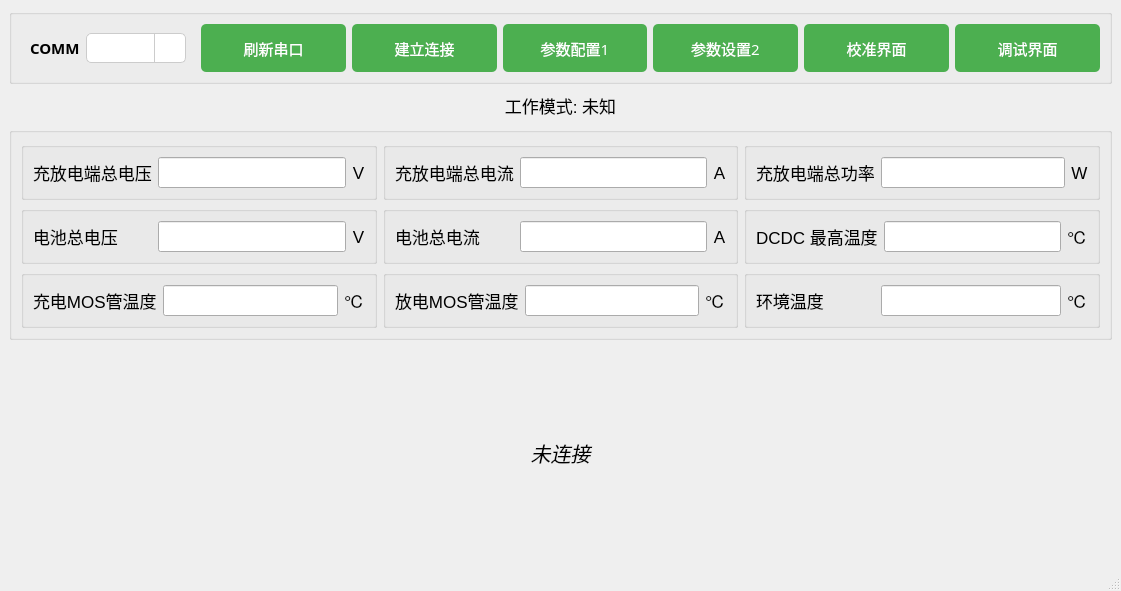
<?xml version="1.0" encoding="UTF-8"?>
<ui version="4.0">
 <class>MainWindow</class>
 <widget class="QMainWindow" name="MainWindow">
  <property name="geometry">
   <rect>
    <x>0</x>
    <y>0</y>
    <width>1121</width>
    <height>591</height>
   </rect>
  </property>
  <property name="windowTitle">
   <string>MainWindow</string>
  </property>
  <property name="windowIcon">
   <iconset resource="res.qrc">
    <normaloff>:/images/images/battery_monitoring_system_icon.ico</normaloff>:/images/images/battery_monitoring_system_icon.ico</iconset>
  </property>
  <widget class="QWidget" name="centralwidget">
   <layout class="QVBoxLayout" name="verticalLayout">
    <item>
     <widget class="QGroupBox" name="groupBox_33">
      <property name="minimumSize">
       <size>
        <width>0</width>
        <height>69</height>
       </size>
      </property>
      <property name="maximumSize">
       <size>
        <width>16777215</width>
        <height>99</height>
       </size>
      </property>
      <property name="styleSheet">
       <string notr="true"/>
      </property>
      <property name="title">
       <string/>
      </property>
      <layout class="QHBoxLayout" name="horizontalLayout_19">
       <item>
        <widget class="QGroupBox" name="groupBox_35">
         <property name="minimumSize">
          <size>
           <width>150</width>
           <height>30</height>
          </size>
         </property>
         <property name="maximumSize">
          <size>
           <width>250</width>
           <height>16777215</height>
          </size>
         </property>
         <property name="styleSheet">
          <string notr="true">QGroupBox {
    border: none
}
</string>
         </property>
         <property name="title">
          <string/>
         </property>
         <layout class="QHBoxLayout" name="horizontalLayout_30">
          <item>
           <widget class="QLabel" name="label_38">
            <property name="maximumSize">
             <size>
              <width>55</width>
              <height>16777215</height>
             </size>
            </property>
            <property name="font">
             <font>
              <family>Microsoft YaHei</family>
              <pointsize>-1</pointsize>
              <bold>true</bold>
             </font>
            </property>
            <property name="styleSheet">
             <string notr="true">QLabel {
    font-size: 15px; /* 字体大小 */
    font-weight: bold; /* 加粗 */
    text-align: center; /* 文本居中 */
}
</string>
            </property>
            <property name="text">
             <string>COMM</string>
            </property>
           </widget>
          </item>
          <item>
           <widget class="QComboBox" name="comboBox_2">
            <property name="minimumSize">
             <size>
              <width>100</width>
              <height>30</height>
             </size>
            </property>
            <property name="maximumSize">
             <size>
              <width>150</width>
              <height>30</height>
             </size>
            </property>
            <property name="font">
             <font>
              <family>Microsoft YaHei</family>
             </font>
            </property>
            <property name="styleSheet">
             <string notr="true">QComboBox {
    border: 1px solid #cccccc; /* 边框 */
    border-radius: 5px;
    background-color: #ffffff;
}
QComboBox::drop-down {
    border-left: 1px solid #cccccc; /* 下拉按钮的边框 */
    width: 30px;
}
QComboBox::down-arrow {
    image: url(:/icons/images/arrow_down.png); /* 您可以替换为您自己的下拉箭头图标 */
}
</string>
            </property>
            <item>
             <property name="text">
              <string/>
             </property>
            </item>
            <item>
             <property name="text">
              <string/>
             </property>
            </item>
           </widget>
          </item>
         </layout>
        </widget>
       </item>
       <item>
        <widget class="QPushButton" name="connBtn_2">
         <property name="minimumSize">
          <size>
           <width>0</width>
           <height>0</height>
          </size>
         </property>
         <property name="maximumSize">
          <size>
           <width>150</width>
           <height>50</height>
          </size>
         </property>
         <property name="font">
          <font>
           <family>Microsoft YaHei</family>
           <pointsize>-1</pointsize>
          </font>
         </property>
         <property name="styleSheet">
          <string notr="true">QPushButton {
    background-color: #4CAF50;
    color: white;
    border: none;
    border-radius: 5px;
    font-size: 15px;
}

QPushButton:hover {
    background-color: #45a049;
}

QPushButton:pressed {
    background-color: #388E3C; /* 改变颜色，表示按下状态 */
    border: 1px solid #2E7D32; /* 添加一个边框，提升立体感 */
}
</string>
         </property>
         <property name="text">
          <string>刷新串口</string>
         </property>
        </widget>
       </item>
       <item>
        <widget class="QPushButton" name="connBtn">
         <property name="minimumSize">
          <size>
           <width>0</width>
           <height>0</height>
          </size>
         </property>
         <property name="maximumSize">
          <size>
           <width>150</width>
           <height>50</height>
          </size>
         </property>
         <property name="font">
          <font>
           <family>Microsoft YaHei</family>
           <pointsize>-1</pointsize>
          </font>
         </property>
         <property name="styleSheet">
          <string notr="true">QPushButton {
    background-color: #4CAF50;
    color: white;
    border: none;
    border-radius: 5px;
    font-size: 15px;
}

QPushButton:hover {
    background-color: #45a049;
}

QPushButton:pressed {
    background-color: #388E3C; /* 改变颜色，表示按下状态 */
    border: 1px solid #2E7D32; /* 添加一个边框，提升立体感 */
}
</string>
         </property>
         <property name="text">
          <string>建立连接</string>
         </property>
        </widget>
       </item>
       <item>
        <widget class="QPushButton" name="pushButton_4">
         <property name="minimumSize">
          <size>
           <width>0</width>
           <height>0</height>
          </size>
         </property>
         <property name="maximumSize">
          <size>
           <width>150</width>
           <height>50</height>
          </size>
         </property>
         <property name="font">
          <font>
           <family>Microsoft YaHei</family>
           <pointsize>-1</pointsize>
          </font>
         </property>
         <property name="styleSheet">
          <string notr="true">QPushButton {
    background-color: #4CAF50;
    color: white;
    border: none;
    border-radius: 5px;
    font-size: 15px;
}

QPushButton:hover {
    background-color: #45a049;
}

QPushButton:pressed {
    background-color: #388E3C; /* 改变颜色，表示按下状态 */
    border: 1px solid #2E7D32; /* 添加一个边框，提升立体感 */
}
</string>
         </property>
         <property name="text">
          <string>参数配置1</string>
         </property>
        </widget>
       </item>
       <item>
        <widget class="QPushButton" name="pushButton_5">
         <property name="minimumSize">
          <size>
           <width>0</width>
           <height>0</height>
          </size>
         </property>
         <property name="maximumSize">
          <size>
           <width>150</width>
           <height>50</height>
          </size>
         </property>
         <property name="font">
          <font>
           <family>Microsoft YaHei</family>
           <pointsize>-1</pointsize>
          </font>
         </property>
         <property name="styleSheet">
          <string notr="true">QPushButton {
    background-color: #4CAF50;
    color: white;
    border: none;
    border-radius: 5px;
    font-size: 15px;
}

QPushButton:hover {
    background-color: #45a049;
}

QPushButton:pressed {
    background-color: #388E3C; /* 改变颜色，表示按下状态 */
    border: 1px solid #2E7D32; /* 添加一个边框，提升立体感 */
}
</string>
         </property>
         <property name="text">
          <string>参数设置2</string>
         </property>
        </widget>
       </item>
       <item>
        <widget class="QPushButton" name="pushButton_8">
         <property name="minimumSize">
          <size>
           <width>0</width>
           <height>0</height>
          </size>
         </property>
         <property name="maximumSize">
          <size>
           <width>150</width>
           <height>50</height>
          </size>
         </property>
         <property name="font">
          <font>
           <family>Microsoft YaHei</family>
           <pointsize>-1</pointsize>
          </font>
         </property>
         <property name="styleSheet">
          <string notr="true">QPushButton {
    background-color: #4CAF50;
    color: white;
    border: none;
    border-radius: 5px;
    font-size: 15px;
}

QPushButton:hover {
    background-color: #45a049;
}

QPushButton:pressed {
    background-color: #388E3C; /* 改变颜色，表示按下状态 */
    border: 1px solid #2E7D32; /* 添加一个边框，提升立体感 */
}
</string>
         </property>
         <property name="text">
          <string>校准界面</string>
         </property>
        </widget>
       </item>
       <item>
        <widget class="QPushButton" name="pushButton_6">
         <property name="minimumSize">
          <size>
           <width>0</width>
           <height>0</height>
          </size>
         </property>
         <property name="maximumSize">
          <size>
           <width>150</width>
           <height>50</height>
          </size>
         </property>
         <property name="font">
          <font>
           <family>Microsoft YaHei</family>
           <pointsize>-1</pointsize>
          </font>
         </property>
         <property name="styleSheet">
          <string notr="true">QPushButton {
    background-color: #4CAF50;
    color: white;
    border: none;
    border-radius: 5px;
    font-size: 15px;
}

QPushButton:hover {
    background-color: #45a049;
}

QPushButton:pressed {
    background-color: #388E3C; /* 改变颜色，表示按下状态 */
    border: 1px solid #2E7D32; /* 添加一个边框，提升立体感 */
}
</string>
         </property>
         <property name="text">
          <string>调试界面</string>
         </property>
        </widget>
       </item>
      </layout>
     </widget>
    </item>
    <item>
     <widget class="QLabel" name="label_39">
      <property name="minimumSize">
       <size>
        <width>0</width>
        <height>31</height>
       </size>
      </property>
      <property name="maximumSize">
       <size>
        <width>16777215</width>
        <height>31</height>
       </size>
      </property>
      <property name="font">
       <font>
        <pointsize>13</pointsize>
       </font>
      </property>
      <property name="text">
       <string>工作模式: 未知</string>
      </property>
      <property name="alignment">
       <set>Qt::AlignCenter</set>
      </property>
     </widget>
    </item>
    <item>
     <widget class="QGroupBox" name="groupBox">
      <property name="title">
       <string/>
      </property>
      <layout class="QGridLayout" name="gridLayout">
       <item row="0" column="0">
        <widget class="QGroupBox" name="groupBox_9">
         <property name="title">
          <string/>
         </property>
         <layout class="QHBoxLayout" name="horizontalLayout_17">
          <item>
           <widget class="QLabel" name="label_33">
            <property name="minimumSize">
             <size>
              <width>119</width>
              <height>31</height>
             </size>
            </property>
            <property name="font">
             <font>
              <pointsize>13</pointsize>
             </font>
            </property>
            <property name="text">
             <string>充放电端总电压</string>
            </property>
            <property name="alignment">
             <set>Qt::AlignLeading|Qt::AlignLeft|Qt::AlignVCenter</set>
            </property>
           </widget>
          </item>
          <item>
           <widget class="QLineEdit" name="lineEdit_0">
            <property name="minimumSize">
             <size>
              <width>0</width>
              <height>31</height>
             </size>
            </property>
            <property name="readOnly">
             <bool>true</bool>
            </property>
           </widget>
          </item>
          <item>
           <widget class="QLabel" name="label_34">
            <property name="minimumSize">
             <size>
              <width>0</width>
              <height>31</height>
             </size>
            </property>
            <property name="font">
             <font>
              <pointsize>13</pointsize>
             </font>
            </property>
            <property name="text">
             <string>V</string>
            </property>
            <property name="alignment">
             <set>Qt::AlignCenter</set>
            </property>
           </widget>
          </item>
         </layout>
        </widget>
       </item>
       <item row="0" column="1">
        <widget class="QGroupBox" name="groupBox_2">
         <property name="title">
          <string/>
         </property>
         <layout class="QHBoxLayout" name="horizontalLayout_11">
          <item>
           <widget class="QLabel" name="label_21">
            <property name="minimumSize">
             <size>
              <width>119</width>
              <height>31</height>
             </size>
            </property>
            <property name="font">
             <font>
              <pointsize>13</pointsize>
             </font>
            </property>
            <property name="text">
             <string>充放电端总电流</string>
            </property>
            <property name="alignment">
             <set>Qt::AlignLeading|Qt::AlignLeft|Qt::AlignVCenter</set>
            </property>
           </widget>
          </item>
          <item>
           <widget class="QLineEdit" name="lineEdit_1">
            <property name="minimumSize">
             <size>
              <width>0</width>
              <height>31</height>
             </size>
            </property>
            <property name="readOnly">
             <bool>true</bool>
            </property>
           </widget>
          </item>
          <item>
           <widget class="QLabel" name="label_22">
            <property name="minimumSize">
             <size>
              <width>0</width>
              <height>31</height>
             </size>
            </property>
            <property name="font">
             <font>
              <pointsize>13</pointsize>
             </font>
            </property>
            <property name="text">
             <string>A</string>
            </property>
            <property name="alignment">
             <set>Qt::AlignCenter</set>
            </property>
           </widget>
          </item>
         </layout>
        </widget>
       </item>
       <item row="0" column="2">
        <widget class="QGroupBox" name="groupBox_3">
         <property name="title">
          <string/>
         </property>
         <layout class="QHBoxLayout" name="horizontalLayout_14">
          <item>
           <widget class="QLabel" name="label_27">
            <property name="minimumSize">
             <size>
              <width>119</width>
              <height>31</height>
             </size>
            </property>
            <property name="font">
             <font>
              <pointsize>13</pointsize>
             </font>
            </property>
            <property name="text">
             <string>充放电端总功率</string>
            </property>
            <property name="alignment">
             <set>Qt::AlignLeading|Qt::AlignLeft|Qt::AlignVCenter</set>
            </property>
           </widget>
          </item>
          <item>
           <widget class="QLineEdit" name="lineEdit_2">
            <property name="minimumSize">
             <size>
              <width>0</width>
              <height>31</height>
             </size>
            </property>
            <property name="readOnly">
             <bool>true</bool>
            </property>
           </widget>
          </item>
          <item>
           <widget class="QLabel" name="label_28">
            <property name="minimumSize">
             <size>
              <width>0</width>
              <height>31</height>
             </size>
            </property>
            <property name="font">
             <font>
              <pointsize>13</pointsize>
             </font>
            </property>
            <property name="text">
             <string>W</string>
            </property>
            <property name="alignment">
             <set>Qt::AlignCenter</set>
            </property>
           </widget>
          </item>
         </layout>
        </widget>
       </item>
       <item row="1" column="0">
        <widget class="QGroupBox" name="groupBox_6">
         <property name="title">
          <string/>
         </property>
         <layout class="QHBoxLayout" name="horizontalLayout_12">
          <item>
           <widget class="QLabel" name="label_23">
            <property name="minimumSize">
             <size>
              <width>119</width>
              <height>31</height>
             </size>
            </property>
            <property name="font">
             <font>
              <pointsize>13</pointsize>
             </font>
            </property>
            <property name="text">
             <string>电池总电压</string>
            </property>
            <property name="alignment">
             <set>Qt::AlignLeading|Qt::AlignLeft|Qt::AlignVCenter</set>
            </property>
           </widget>
          </item>
          <item>
           <widget class="QLineEdit" name="lineEdit_3">
            <property name="minimumSize">
             <size>
              <width>0</width>
              <height>31</height>
             </size>
            </property>
            <property name="readOnly">
             <bool>true</bool>
            </property>
           </widget>
          </item>
          <item>
           <widget class="QLabel" name="label_24">
            <property name="minimumSize">
             <size>
              <width>0</width>
              <height>31</height>
             </size>
            </property>
            <property name="font">
             <font>
              <pointsize>13</pointsize>
             </font>
            </property>
            <property name="text">
             <string>V</string>
            </property>
            <property name="alignment">
             <set>Qt::AlignCenter</set>
            </property>
           </widget>
          </item>
         </layout>
        </widget>
       </item>
       <item row="1" column="1">
        <widget class="QGroupBox" name="groupBox_5">
         <property name="title">
          <string/>
         </property>
         <layout class="QHBoxLayout" name="horizontalLayout_15">
          <item>
           <widget class="QLabel" name="label_29">
            <property name="minimumSize">
             <size>
              <width>119</width>
              <height>31</height>
             </size>
            </property>
            <property name="font">
             <font>
              <pointsize>13</pointsize>
             </font>
            </property>
            <property name="text">
             <string>电池总电流</string>
            </property>
            <property name="alignment">
             <set>Qt::AlignLeading|Qt::AlignLeft|Qt::AlignVCenter</set>
            </property>
           </widget>
          </item>
          <item>
           <widget class="QLineEdit" name="lineEdit_4">
            <property name="minimumSize">
             <size>
              <width>0</width>
              <height>31</height>
             </size>
            </property>
            <property name="readOnly">
             <bool>true</bool>
            </property>
           </widget>
          </item>
          <item>
           <widget class="QLabel" name="label_30">
            <property name="minimumSize">
             <size>
              <width>0</width>
              <height>31</height>
             </size>
            </property>
            <property name="font">
             <font>
              <pointsize>13</pointsize>
             </font>
            </property>
            <property name="text">
             <string>A</string>
            </property>
            <property name="alignment">
             <set>Qt::AlignCenter</set>
            </property>
           </widget>
          </item>
         </layout>
        </widget>
       </item>
       <item row="1" column="2">
        <widget class="QGroupBox" name="groupBox_4">
         <property name="title">
          <string/>
         </property>
         <layout class="QHBoxLayout" name="horizontalLayout_16">
          <item>
           <widget class="QLabel" name="label_31">
            <property name="minimumSize">
             <size>
              <width>119</width>
              <height>31</height>
             </size>
            </property>
            <property name="font">
             <font>
              <pointsize>13</pointsize>
             </font>
            </property>
            <property name="text">
             <string>DCDC 最高温度</string>
            </property>
            <property name="alignment">
             <set>Qt::AlignLeading|Qt::AlignLeft|Qt::AlignVCenter</set>
            </property>
           </widget>
          </item>
          <item>
           <widget class="QLineEdit" name="lineEdit_5">
            <property name="minimumSize">
             <size>
              <width>0</width>
              <height>31</height>
             </size>
            </property>
            <property name="readOnly">
             <bool>true</bool>
            </property>
           </widget>
          </item>
          <item>
           <widget class="QLabel" name="label_32">
            <property name="minimumSize">
             <size>
              <width>0</width>
              <height>31</height>
             </size>
            </property>
            <property name="font">
             <font>
              <pointsize>13</pointsize>
             </font>
            </property>
            <property name="text">
             <string>℃</string>
            </property>
            <property name="alignment">
             <set>Qt::AlignCenter</set>
            </property>
           </widget>
          </item>
         </layout>
        </widget>
       </item>
       <item row="2" column="0">
        <widget class="QGroupBox" name="groupBox_8">
         <property name="title">
          <string/>
         </property>
         <layout class="QHBoxLayout" name="horizontalLayout_13">
          <item>
           <widget class="QLabel" name="label_25">
            <property name="minimumSize">
             <size>
              <width>119</width>
              <height>31</height>
             </size>
            </property>
            <property name="font">
             <font>
              <pointsize>13</pointsize>
             </font>
            </property>
            <property name="text">
             <string>充电MOS管温度</string>
            </property>
            <property name="alignment">
             <set>Qt::AlignLeading|Qt::AlignLeft|Qt::AlignVCenter</set>
            </property>
           </widget>
          </item>
          <item>
           <widget class="QLineEdit" name="lineEdit_6">
            <property name="minimumSize">
             <size>
              <width>0</width>
              <height>31</height>
             </size>
            </property>
            <property name="readOnly">
             <bool>true</bool>
            </property>
           </widget>
          </item>
          <item>
           <widget class="QLabel" name="label_26">
            <property name="minimumSize">
             <size>
              <width>0</width>
              <height>31</height>
             </size>
            </property>
            <property name="font">
             <font>
              <pointsize>13</pointsize>
             </font>
            </property>
            <property name="text">
             <string>℃</string>
            </property>
            <property name="alignment">
             <set>Qt::AlignCenter</set>
            </property>
           </widget>
          </item>
         </layout>
        </widget>
       </item>
       <item row="2" column="1">
        <widget class="QGroupBox" name="groupBox_10">
         <property name="title">
          <string/>
         </property>
         <layout class="QHBoxLayout" name="horizontalLayout_18">
          <item>
           <widget class="QLabel" name="label_35">
            <property name="minimumSize">
             <size>
              <width>119</width>
              <height>31</height>
             </size>
            </property>
            <property name="font">
             <font>
              <pointsize>13</pointsize>
             </font>
            </property>
            <property name="text">
             <string>放电MOS管温度</string>
            </property>
            <property name="alignment">
             <set>Qt::AlignLeading|Qt::AlignLeft|Qt::AlignVCenter</set>
            </property>
           </widget>
          </item>
          <item>
           <widget class="QLineEdit" name="lineEdit_7">
            <property name="minimumSize">
             <size>
              <width>0</width>
              <height>31</height>
             </size>
            </property>
            <property name="readOnly">
             <bool>true</bool>
            </property>
           </widget>
          </item>
          <item>
           <widget class="QLabel" name="label_36">
            <property name="minimumSize">
             <size>
              <width>0</width>
              <height>31</height>
             </size>
            </property>
            <property name="font">
             <font>
              <pointsize>13</pointsize>
             </font>
            </property>
            <property name="text">
             <string>℃</string>
            </property>
            <property name="alignment">
             <set>Qt::AlignCenter</set>
            </property>
           </widget>
          </item>
         </layout>
        </widget>
       </item>
       <item row="2" column="2">
        <widget class="QGroupBox" name="groupBox_7">
         <property name="title">
          <string/>
         </property>
         <layout class="QHBoxLayout" name="horizontalLayout_10">
          <item>
           <widget class="QLabel" name="label_19">
            <property name="minimumSize">
             <size>
              <width>119</width>
              <height>31</height>
             </size>
            </property>
            <property name="font">
             <font>
              <pointsize>13</pointsize>
             </font>
            </property>
            <property name="text">
             <string>环境温度</string>
            </property>
            <property name="alignment">
             <set>Qt::AlignLeading|Qt::AlignLeft|Qt::AlignVCenter</set>
            </property>
           </widget>
          </item>
          <item>
           <widget class="QLineEdit" name="lineEdit_8">
            <property name="minimumSize">
             <size>
              <width>0</width>
              <height>31</height>
             </size>
            </property>
            <property name="readOnly">
             <bool>true</bool>
            </property>
           </widget>
          </item>
          <item>
           <widget class="QLabel" name="label_20">
            <property name="minimumSize">
             <size>
              <width>0</width>
              <height>31</height>
             </size>
            </property>
            <property name="font">
             <font>
              <pointsize>13</pointsize>
             </font>
            </property>
            <property name="text">
             <string>℃</string>
            </property>
            <property name="alignment">
             <set>Qt::AlignCenter</set>
            </property>
           </widget>
          </item>
         </layout>
        </widget>
       </item>
      </layout>
     </widget>
    </item>
    <item>
     <widget class="QLabel" name="bms_warn_prot">
      <property name="sizePolicy">
       <sizepolicy hsizetype="Preferred" vsizetype="Expanding">
        <horstretch>0</horstretch>
        <verstretch>0</verstretch>
       </sizepolicy>
      </property>
      <property name="font">
       <font>
        <family>Microsoft YaHei UI</family>
        <pointsize>15</pointsize>
        <italic>true</italic>
        <bold>false</bold>
       </font>
      </property>
      <property name="styleSheet">
       <string notr="true">/* 告警区域 - 无告警时 */
QLabel[status=&quot;normal&quot;] {
    background-color: #E8F5E9;           /* 柔和的淡绿 */
    border: 1px solid #A5D6A7;           /* 清新的绿边 */
    color: #256029;                      /* 深墨绿色字体，更显安心 */
    padding: 10px 14px;
    border-radius: 14px;
    font-weight: normal;                 /* 无需强调，去掉 bold */
    margin: 10px 12px;
}
/* 告警区域 - 告警时 */
QLabel[status=&quot;warn&quot;] {
    background-color: #FFE5E5;
    border: 1px solid #FF4D4F;
    color: #D8000C;
    padding: 10px 14px;
    border-radius: 14px;
    font-weight: bold;
    margin: 10px 12px;
}
/* 告警区域 - 未连接（无数据） */
QLabel[status=&quot;disconnected&quot;] {
    background-color: #F2F2F7;           /* Apple 系统背景灰 */
    border: 1px solid #D1D1D6;           /* Apple 系统分隔线灰 */
    color: #8E8E93;                      /* Apple 系统文本辅助灰 */
    padding: 10px 14px;
    border-radius: 14px;
    font-weight: normal;
    font-style: italic;                  /* 可选，让状态感更明确 */
    margin: 10px 12px;
}</string>
      </property>
      <property name="text">
       <string>未连接</string>
      </property>
      <property name="alignment">
       <set>Qt::AlignCenter</set>
      </property>
      <property name="wordWrap">
       <bool>true</bool>
      </property>
      <property name="status" stdset="0">
       <string>disconnected</string>
      </property>
     </widget>
    </item>
   </layout>
  </widget>
  <widget class="QMenuBar" name="menubar">
   <property name="geometry">
    <rect>
     <x>0</x>
     <y>0</y>
     <width>1121</width>
     <height>21</height>
    </rect>
   </property>
  </widget>
  <widget class="QStatusBar" name="statusbar"/>
 </widget>
 <resources>
  <include location="res.qrc"/>
 </resources>
 <connections/>
</ui>
